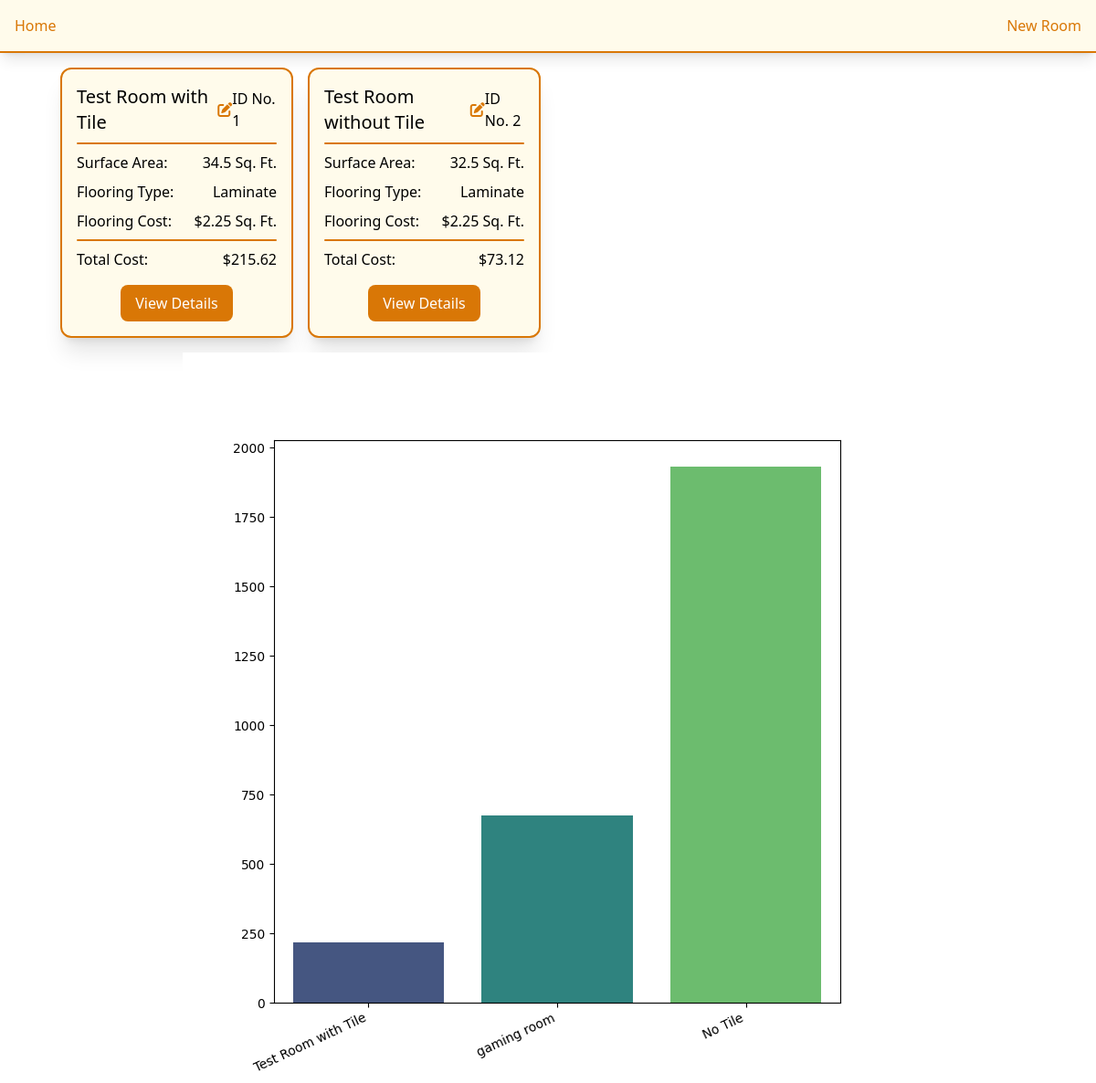
The app's page /, older data.
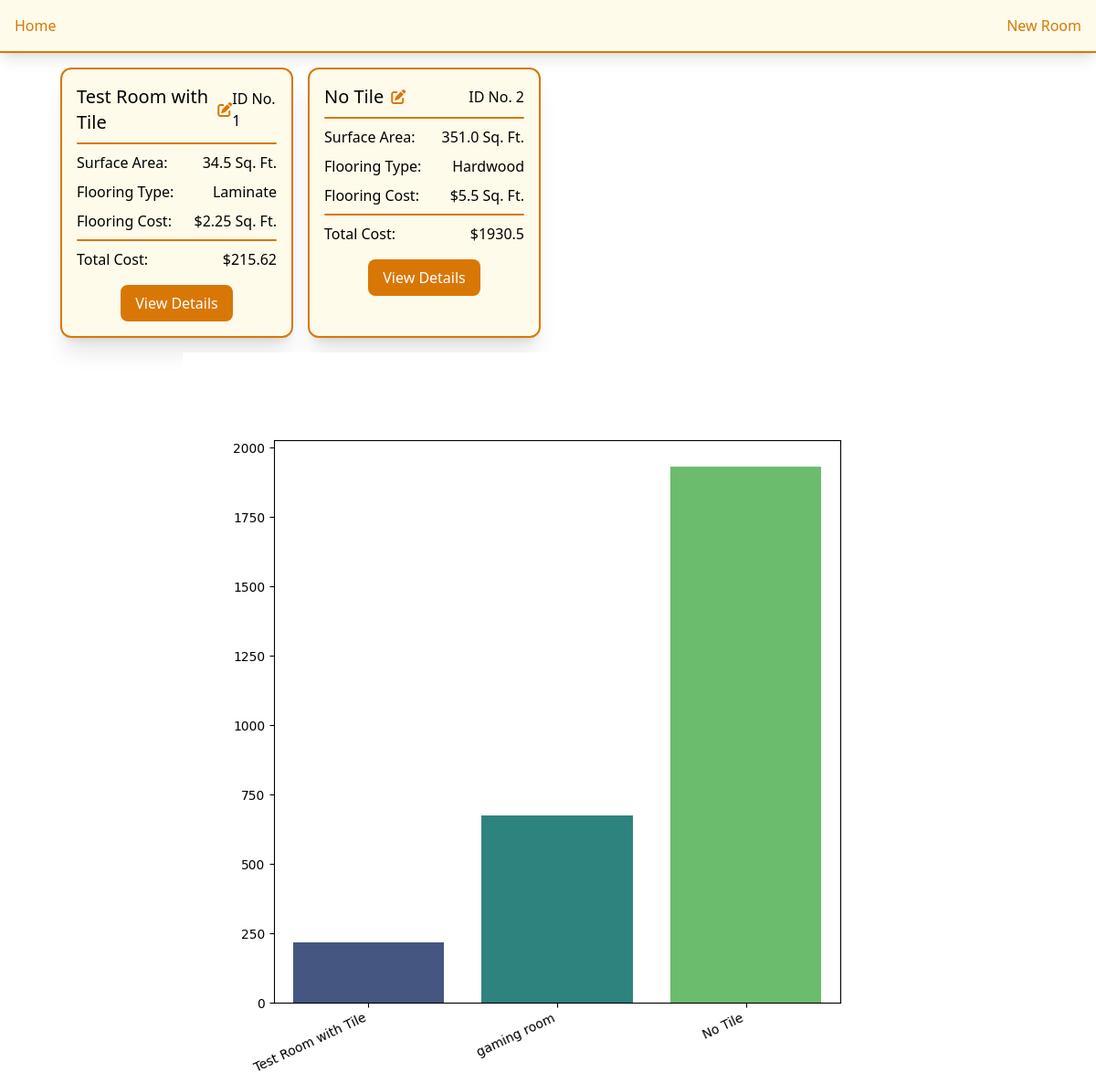
The same page, newer data.
### models/Models.py (models this page shows)
class RoomModel(Base):
    __tablename__ = 'rooms'
    id = Column(Integer, primary_key=True, index=True)
    name = Column(String, nullable=False)
    surface_area = Column(Float, nullable=False)
    flooring_type = Column(String, nullable=False)
    flooring_cost_per_sqft = Column(Float, nullable=False)
    is_tiling_needed = Column(Boolean, default=False, nullable=False)
    tile_type = Column(String, nullable=True)
    tile_cost_per_sqft = Column(Float, nullable=True)
    tiling_area = Column(Float, nullable=True)
    supplies = relationship("SupplyModel", back_populates="room", cascade="all, delete-orphan")
    def calculate_total_cost(self):
        flooring_cost = self.surface_area * self.flooring_cost_per_sqft
        tiling_cost = (self.tiling_area * self.tile_cost_per_sqft) \
            if self.is_tiling_needed else 0
        return round(flooring_cost + tiling_cost, 2)

### app.py (the view)
@app.route('/')
def index():
    rooms = db_session.query(RoomModel).all()
    for room in rooms:
        room.total_cost_calculated = room.calculate_total_cost()
        room_name_list.append(room.name)
        room_total_cost_list.append(room.total_cost_calculated)
        plt.figure(figsize=(8, 8))
        sns.barplot(x=room_name_list, y=room_total_cost_list, palette="viridis")
        plt.xticks(rotation=25, ha="right")
        img_path = os.path.join(app.static_folder, 'plot.png')
        plt.savefig(img_path)
        plt.close()
    return render_template('home.html', rooms=rooms, plot_url=url_for("static", filename="plot.png"))

### templates/home.html
{% extends 'components/base.html' %}
{% block content %}
<div class="flex flex-col items-center justify-center w-full">
    <div class="w-11/12 grid grid-cols-1 sm:grid-cols-2 md:grid-cols-3 lg:grid-cols-4 gap-4 p-4">
        {% for room in rooms %}
        <div class="rounded-xl p-4 bg-amber-50 border-2 border-amber-600 shadow-xl">
            <div class="flex items-center">
                <h1 class="text-xl">{{ room.name }}</h1>
                <a href="/edit_rooms/{{ room.id }}" class="ml-2 text-amber-600 hover:text-amber-800">
                    <i class="fa-solid fa-pen-to-square"></i>
                </a>
                <h3 class="ml-auto">ID No. {{ room.id }}</h3>
            </div>
            <hr class="h-0.5 mx-auto my-2 bg-amber-600 border-0 rounded">
            <div class="space-y-2">
                <div class="flex justify-between">
                    <h3>Surface Area:</h3>
                    <h3>{{ room.surface_area }} Sq. Ft.</h3>
                </div>
                <div class="flex justify-between">
                    <h3>Flooring Type:</h3>
                    <h3>{{ room.flooring_type }}</h3>
                </div>
                <div class="flex justify-between">
                    <h3>Flooring Cost:</h3>
                    <h3>${{ room.flooring_cost_per_sqft }} Sq. Ft.</h3>
                </div>
            </div>
            <hr class="h-0.5 mx-auto my-2 bg-amber-600 border-0 rounded">
            <div class="space-y-2">
                <div class="flex justify-between">
                    <h3>Total Cost:</h3>
                    <h3>${{ room.total_cost_calculated }}</h3>
                </div>
            </div>
            <div class="flex justify-center mt-4">
                <a href="{{ url_for('room_details', room_id=room.id) }}" class="bg-amber-600 text-white px-4 py-2 rounded-lg hover:bg-amber-800 transition">
                    View Details
                </a>
            </div>
        </div>
        {% endfor %}
    </div>
</div>
    <div class="w-full flex justify-center items-center flex-col">
        <img src="{{ plot_url }}" alt="Cost Analysis Graph" class="h-auto"/>
    </div>
{% endblock %}

Row changes from the older to the newer data that the page shows:
changed RoomModel id 2: name "Test Room without Tile" → "No Tile"; surface_area "32.5" → "351.0"; flooring_type "Laminate" → "Hardwood"; flooring_cost_per_sqft "2.25" → "5.5"; total_cost_calculated "73.12" → "1930.5"
